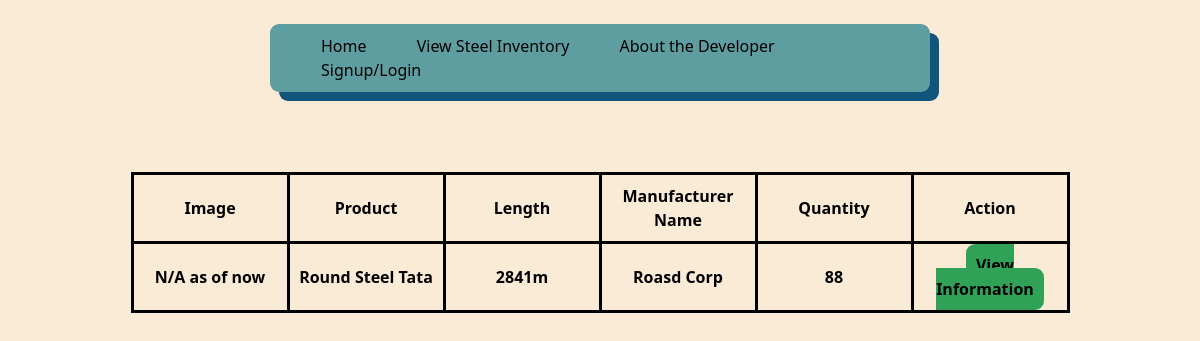
/Products, run on an earlier commit of the app's database.
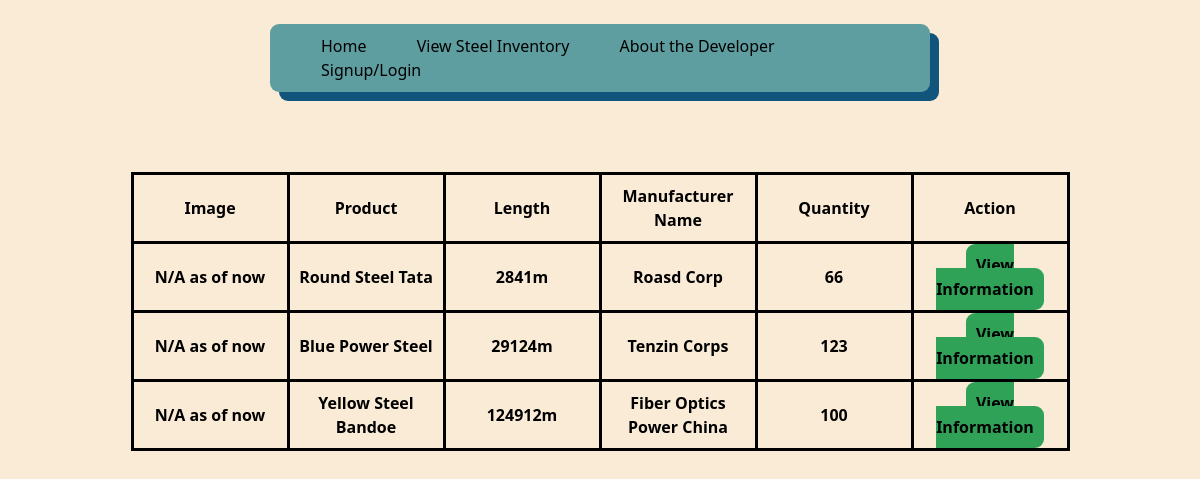
And on a later commit of the database.
### Inventory/models.py (models this page shows)
class Product(models.Model): #Steels, not food
    objects = models.Manager()
    Name = models.CharField(max_length=30, unique=True)
    Image = models.ImageField(null= True, blank=True, upload_to="images/") #not have image if we dont have one, uploaded to images folder automatically
    Manufacturer = models.CharField(max_length=30)
    Length = models.CharField(max_length=20)
    Cost = models.CharField(max_length=10)
    Stock = models.BigIntegerField()
    Description = models.CharField(null=True, max_length=500)
    Contact = models.CharField(null= True, max_length=500)

### Inventory/views.py (the view)
# urls.py: path('Products',views.Products, name='Products'),
def Products(request):
    condition = ""
    User = Userperson.objects.all()
    P = Product.objects.filter(Stock__gte = 0)
    if request.user.is_authenticated:
        condition = True
        return render(request, 'Inventory/products.html',{
            'C' : condition,
            'P':P,
            'User':User,
            'username' : request.session['user']
            })
    else:
        condition = False
        return render(request, 'Inventory/products.html',{
            'C' : condition,
            'P':P,
            'User':User
            })

### Inventory/templates/Inventory/products.html (shortened to what this page needs)
{% extends 'Inventory/base.html' %}
{% load static %}
    {% block content %}
    <table class="Frame w-[60vw] h-[20vh]">
        <tr class="Header">
            <th> Image </th>
            <th> Product </th>
            <th> Length </th>
            <th> Manufacturer Name </th>
            <th> Quantity </th>
            <th> Action </th>
        </tr>
    {% if C == True %}
        {% for p in P %}
        <tr class="Header w-[25vw]">
            <th> N/A as of now </th>
            <th> {{ p.Name }} </th>
            <th> {{ p.Length }} </th>
            <th> {{ p.Manufacturer }} </th>
            <th> {{ p.Stock }} </th>
            <th class="actions">
                 <a class="Button w-auto" href="{% url 'order' pk=p.pk %}"> Add Transaction </a>
                  <a class="Button w-auto" href="{% url 'view' pk=p.pk %}"> View </a>
                  <a class="Button w-auto" href="{% url 'edit' pk=p.pk %}"> Edit Info </a>
            </th>
        </tr>
        {% endfor %}
    {% elif C == False %}
        {% for p in P %}
        <tr class="Header">
            <th> N/A as of now </th>
            <th> {{ p.Name }} </th>
            <th> {{ p.Length }} </th>
            <th> {{ p.Manufacturer }} </th>
            <th> {{ p.Stock }} </th>
            <th> <a class="Button" href="{% url 'view' pk=p.pk %}" id="view"> View Information </a> </th>
        </tr>
        {% endfor %}
    {% endif %}
    </table>
    {% endblock %}

What changed in the data, as far as the page shows it:
changed Product "Round Steel Tata": Stock "88" → "66"
added Product: Name "Blue Power Steel", Length "29124m", Manufacturer "Tenzin Corps", Stock "123"
added Product: Name "Yellow Steel Bandoe", Length "124912m", Manufacturer "Fiber Optics Power China", Stock "100"
